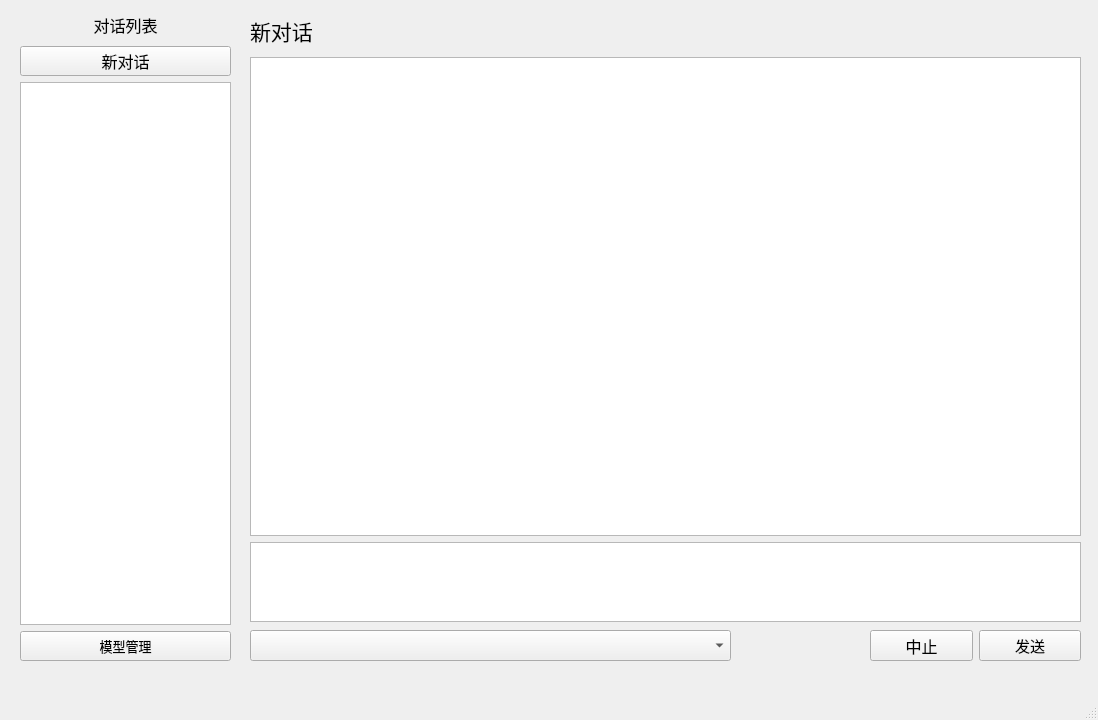
<?xml version="1.0" encoding="UTF-8"?>
<ui version="4.0">
 <class>MainWindow</class>
 <widget class="QMainWindow" name="MainWindow">
  <property name="geometry">
   <rect>
    <x>0</x>
    <y>0</y>
    <width>1098</width>
    <height>720</height>
   </rect>
  </property>
  <property name="windowTitle">
   <string>MainWindow</string>
  </property>
  <widget class="QWidget" name="centralwidget">
   <widget class="QComboBox" name="ModelList">
    <property name="geometry">
     <rect>
      <x>250</x>
      <y>630</y>
      <width>481</width>
      <height>31</height>
     </rect>
    </property>
   </widget>
   <widget class="QWidget" name="layoutWidget">
    <property name="geometry">
     <rect>
      <x>20</x>
      <y>10</y>
      <width>211</width>
      <height>651</height>
     </rect>
    </property>
    <layout class="QVBoxLayout" name="verticalLayout">
     <item>
      <widget class="QLabel" name="ConversatioListLabel">
       <property name="minimumSize">
        <size>
         <width>0</width>
         <height>30</height>
        </size>
       </property>
       <property name="maximumSize">
        <size>
         <width>16777215</width>
         <height>30</height>
        </size>
       </property>
       <property name="text">
        <string>&lt;html&gt;&lt;head/&gt;&lt;body&gt;&lt;p align=&quot;center&quot;&gt;&lt;span style=&quot; font-size:12pt;&quot;&gt;对话列表&lt;/span&gt;&lt;/p&gt;&lt;/body&gt;&lt;/html&gt;</string>
       </property>
      </widget>
     </item>
     <item>
      <widget class="QPushButton" name="NewConversationButton">
       <property name="minimumSize">
        <size>
         <width>0</width>
         <height>30</height>
        </size>
       </property>
       <property name="maximumSize">
        <size>
         <width>16777215</width>
         <height>30</height>
        </size>
       </property>
       <property name="font">
        <font>
         <pointsize>12</pointsize>
        </font>
       </property>
       <property name="text">
        <string>新对话</string>
       </property>
      </widget>
     </item>
     <item>
      <widget class="QListWidget" name="ConversationList"/>
     </item>
     <item>
      <widget class="QPushButton" name="ModelManagementButton">
       <property name="sizePolicy">
        <sizepolicy hsizetype="Minimum" vsizetype="Fixed">
         <horstretch>0</horstretch>
         <verstretch>16</verstretch>
        </sizepolicy>
       </property>
       <property name="minimumSize">
        <size>
         <width>0</width>
         <height>30</height>
        </size>
       </property>
       <property name="maximumSize">
        <size>
         <width>16777215</width>
         <height>30</height>
        </size>
       </property>
       <property name="font">
        <font>
         <pointsize>10</pointsize>
        </font>
       </property>
       <property name="text">
        <string>模型管理</string>
       </property>
      </widget>
     </item>
    </layout>
   </widget>
   <widget class="QWidget" name="layoutWidget">
    <property name="geometry">
     <rect>
      <x>870</x>
      <y>630</y>
      <width>211</width>
      <height>31</height>
     </rect>
    </property>
    <layout class="QHBoxLayout" name="horizontalLayout">
     <item>
      <widget class="QPushButton" name="InterpretButton">
       <property name="font">
        <font>
         <pointsize>12</pointsize>
        </font>
       </property>
       <property name="text">
        <string>中止</string>
       </property>
      </widget>
     </item>
     <item>
      <widget class="QPushButton" name="SendButton">
       <property name="font">
        <font>
         <pointsize>11</pointsize>
        </font>
       </property>
       <property name="text">
        <string>发送</string>
       </property>
      </widget>
     </item>
    </layout>
   </widget>
   <widget class="QWidget" name="layoutWidget">
    <property name="geometry">
     <rect>
      <x>250</x>
      <y>11</y>
      <width>831</width>
      <height>611</height>
     </rect>
    </property>
    <layout class="QVBoxLayout" name="verticalLayout_2">
     <item>
      <widget class="QLabel" name="TitleLabel">
       <property name="minimumSize">
        <size>
         <width>0</width>
         <height>40</height>
        </size>
       </property>
       <property name="maximumSize">
        <size>
         <width>16777215</width>
         <height>40</height>
        </size>
       </property>
       <property name="font">
        <font>
         <pointsize>16</pointsize>
        </font>
       </property>
       <property name="text">
        <string>新对话</string>
       </property>
      </widget>
     </item>
     <item>
      <widget class="QListWidget" name="ConversationBox"/>
     </item>
     <item>
      <widget class="QTextEdit" name="PromptEdit">
       <property name="minimumSize">
        <size>
         <width>0</width>
         <height>80</height>
        </size>
       </property>
       <property name="maximumSize">
        <size>
         <width>16777215</width>
         <height>80</height>
        </size>
       </property>
      </widget>
     </item>
    </layout>
   </widget>
  </widget>
  <widget class="QStatusBar" name="statusbar"/>
  <widget class="QMenuBar" name="menubar">
   <property name="geometry">
    <rect>
     <x>0</x>
     <y>0</y>
     <width>1098</width>
     <height>22</height>
    </rect>
   </property>
  </widget>
 </widget>
 <resources/>
 <connections/>
</ui>
